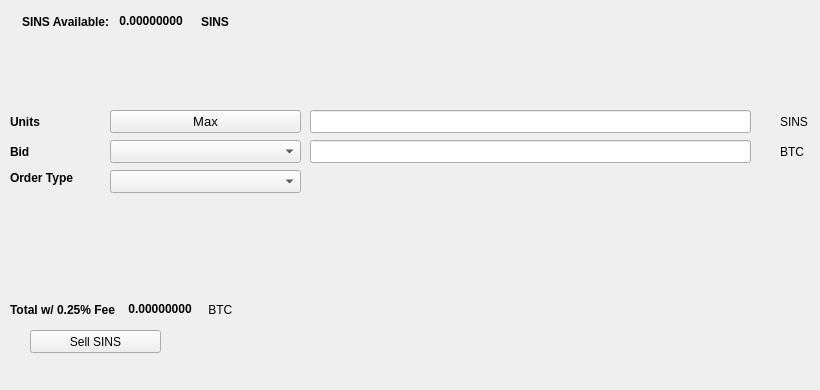
   <widget class="QWidget" name="SellTab">
    <attribute name="title">
     <string>Sell</string>
    </attribute>
    <widget class="QLabel" name="label_16">
     <property name="geometry">
      <rect>
       <x>780</x>
       <y>140</y>
       <width>31</width>
       <height>23</height>
      </rect>
     </property>
     <property name="text">
      <string>BTC</string>
     </property>
    </widget>
    <widget class="QComboBox" name="SellBidcomboBox">
     <property name="geometry">
      <rect>
       <x>110</x>
       <y>140</y>
       <width>191</width>
       <height>23</height>
      </rect>
     </property>
     <property name="font">
      <font>
       <pointsize>10</pointsize>
      </font>
     </property>
    </widget>
    <widget class="QLabel" name="label_18">
     <property name="geometry">
      <rect>
       <x>10</x>
       <y>110</y>
       <width>46</width>
       <height>23</height>
      </rect>
     </property>
     <property name="font">
      <font>
       <weight>75</weight>
       <bold>true</bold>
      </font>
     </property>
     <property name="text">
      <string>Units</string>
     </property>
    </widget>
    <widget class="QPushButton" name="Sell_Max_Amount">
     <property name="geometry">
      <rect>
       <x>110</x>
       <y>110</y>
       <width>191</width>
       <height>23</height>
      </rect>
     </property>
     <property name="font">
      <font>
       <pointsize>10</pointsize>
      </font>
     </property>
     <property name="text">
      <string>Max</string>
     </property>
    </widget>
    <widget class="QLabel" name="label_20">
     <property name="geometry">
      <rect>
       <x>10</x>
       <y>170</y>
       <width>91</width>
       <height>16</height>
      </rect>
     </property>
     <property name="font">
      <font>
       <weight>75</weight>
       <bold>true</bold>
      </font>
     </property>
     <property name="text">
      <string>Order Type</string>
     </property>
    </widget>
    <widget class="QComboBox" name="SellOrdertypeCombo">
     <property name="geometry">
      <rect>
       <x>110</x>
       <y>170</y>
       <width>191</width>
       <height>23</height>
      </rect>
     </property>
     <property name="font">
      <font>
       <pointsize>10</pointsize>
      </font>
     </property>
    </widget>
    <widget class="QLabel" name="label_21">
     <property name="geometry">
      <rect>
       <x>10</x>
       <y>140</y>
       <width>46</width>
       <height>23</height>
      </rect>
     </property>
     <property name="font">
      <font>
       <weight>75</weight>
       <bold>true</bold>
      </font>
     </property>
     <property name="text">
      <string>Bid</string>
     </property>
    </widget>
    <widget class="QLabel" name="label_22">
     <property name="geometry">
      <rect>
       <x>780</x>
       <y>110</y>
       <width>31</width>
       <height>23</height>
      </rect>
     </property>
     <property name="text">
      <string>SINS</string>
     </property>
    </widget>
    <widget class="QLineEdit" name="UnitsInputSINS">
     <property name="geometry">
      <rect>
       <x>310</x>
       <y>110</y>
       <width>441</width>
       <height>23</height>
      </rect>
     </property>
     <property name="font">
      <font>
       <pointsize>9</pointsize>
       <weight>75</weight>
       <bold>true</bold>
      </font>
     </property>
    </widget>
    <widget class="QLineEdit" name="SellBidPriceEdit">
     <property name="geometry">
      <rect>
       <x>310</x>
       <y>140</y>
       <width>441</width>
       <height>23</height>
      </rect>
     </property>
     <property name="font">
      <font>
       <pointsize>9</pointsize>
       <weight>75</weight>
       <bold>true</bold>
      </font>
     </property>
    </widget>
    <widget class="QPushButton" name="SellSINSBTN">
     <property name="geometry">
      <rect>
       <x>30</x>
       <y>330</y>
       <width>131</width>
       <height>23</height>
      </rect>
     </property>
     <property name="text">
      <string>Sell SINS</string>
     </property>
     <property name="icon">
      <iconset resource="../safeinsure">
       <normaloff>:/icons/bitcoin</normaloff>:/icons/bitcoin</iconset>
     </property>
    </widget>
    <widget class="QWidget" name="layoutWidget3">
     <property name="geometry">
      <rect>
       <x>22</x>
       <y>12</y>
       <width>258</width>
       <height>19</height>
      </rect>
     </property>
     <layout class="QHBoxLayout" name="horizontalLayout">
      <item>
       <widget class="QLabel" name="label232_2">
        <property name="font">
         <font>
          <weight>75</weight>
          <bold>true</bold>
         </font>
        </property>
        <property name="text">
         <string>SINS Available:</string>
        </property>
       </widget>
      </item>
      <item>
       <widget class="QLabel" name="SINSAvailableLabel">
        <property name="palette">
         <palette>
          <active>
           <colorrole role="WindowText">
            <brush brushstyle="SolidPattern">
             <color alpha="255">
              <red>0</red>
              <green>0</green>
              <blue>0</blue>
             </color>
            </brush>
           </colorrole>
           <colorrole role="Button">
            <brush brushstyle="SolidPattern">
             <color alpha="255">
              <red>0</red>
              <green>170</green>
              <blue>0</blue>
             </color>
            </brush>
           </colorrole>
           <colorrole role="Light">
            <brush brushstyle="SolidPattern">
             <color alpha="255">
              <red>0</red>
              <green>255</green>
              <blue>0</blue>
             </color>
            </brush>
           </colorrole>
           <colorrole role="Midlight">
            <brush brushstyle="SolidPattern">
             <color alpha="255">
              <red>0</red>
              <green>212</green>
              <blue>0</blue>
             </color>
            </brush>
           </colorrole>
           <colorrole role="Dark">
            <brush brushstyle="SolidPattern">
             <color alpha="255">
              <red>0</red>
              <green>85</green>
              <blue>0</blue>
             </color>
            </brush>
           </colorrole>
           <colorrole role="Mid">
            <brush brushstyle="SolidPattern">
             <color alpha="255">
              <red>0</red>
              <green>113</green>
              <blue>0</blue>
             </color>
            </brush>
           </colorrole>
           <colorrole role="Text">
            <brush brushstyle="SolidPattern">
             <color alpha="255">
              <red>0</red>
              <green>170</green>
              <blue>0</blue>
             </color>
            </brush>
           </colorrole>
           <colorrole role="BrightText">
            <brush brushstyle="SolidPattern">
             <color alpha="255">
              <red>255</red>
              <green>255</green>
              <blue>255</blue>
             </color>
            </brush>
           </colorrole>
           <colorrole role="ButtonText">
            <brush brushstyle="SolidPattern">
             <color alpha="255">
              <red>0</red>
              <green>0</green>
              <blue>0</blue>
             </color>
            </brush>
           </colorrole>
           <colorrole role="Base">
            <brush brushstyle="SolidPattern">
             <color alpha="255">
              <red>255</red>
              <green>255</green>
              <blue>255</blue>
             </color>
            </brush>
           </colorrole>
           <colorrole role="Window">
            <brush brushstyle="SolidPattern">
             <color alpha="255">
              <red>0</red>
              <green>170</green>
              <blue>0</blue>
             </color>
            </brush>
           </colorrole>
           <colorrole role="Shadow">
            <brush brushstyle="SolidPattern">
             <color alpha="255">
              <red>0</red>
              <green>0</green>
              <blue>0</blue>
             </color>
            </brush>
           </colorrole>
           <colorrole role="AlternateBase">
            <brush brushstyle="SolidPattern">
             <color alpha="255">
              <red>127</red>
              <green>212</green>
              <blue>127</blue>
             </color>
            </brush>
           </colorrole>
           <colorrole role="ToolTipBase">
            <brush brushstyle="SolidPattern">
             <color alpha="255">
              <red>255</red>
              <green>255</green>
              <blue>220</blue>
             </color>
            </brush>
           </colorrole>
           <colorrole role="ToolTipText">
            <brush brushstyle="SolidPattern">
             <color alpha="255">
              <red>0</red>
              <green>0</green>
              <blue>0</blue>
             </color>
            </brush>
           </colorrole>
          </active>
          <inactive>
           <colorrole role="WindowText">
            <brush brushstyle="SolidPattern">
             <color alpha="255">
              <red>0</red>
              <green>0</green>
              <blue>0</blue>
             </color>
            </brush>
           </colorrole>
           <colorrole role="Button">
            <brush brushstyle="SolidPattern">
             <color alpha="255">
              <red>0</red>
              <green>170</green>
              <blue>0</blue>
             </color>
            </brush>
           </colorrole>
           <colorrole role="Light">
            <brush brushstyle="SolidPattern">
             <color alpha="255">
              <red>0</red>
              <green>255</green>
              <blue>0</blue>
             </color>
            </brush>
           </colorrole>
           <colorrole role="Midlight">
            <brush brushstyle="SolidPattern">
             <color alpha="255">
              <red>0</red>
              <green>212</green>
              <blue>0</blue>
             </color>
            </brush>
           </colorrole>
           <colorrole role="Dark">
            <brush brushstyle="SolidPattern">
             <color alpha="255">
              <red>0</red>
              <green>85</green>
              <blue>0</blue>
             </color>
            </brush>
           </colorrole>
           <colorrole role="Mid">
            <brush brushstyle="SolidPattern">
             <color alpha="255">
              <red>0</red>
              <green>113</green>
              <blue>0</blue>
             </color>
            </brush>
           </colorrole>
           <colorrole role="Text">
            <brush brushstyle="SolidPattern">
             <color alpha="255">
              <red>0</red>
              <green>170</green>
              <blue>0</blue>
             </color>
            </brush>
           </colorrole>
           <colorrole role="BrightText">
            <brush brushstyle="SolidPattern">
             <color alpha="255">
              <red>255</red>
              <green>255</green>
              <blue>255</blue>
             </color>
            </brush>
           </colorrole>
           <colorrole role="ButtonText">
            <brush brushstyle="SolidPattern">
             <color alpha="255">
              <red>0</red>
              <green>0</green>
              <blue>0</blue>
             </color>
            </brush>
           </colorrole>
           <colorrole role="Base">
            <brush brushstyle="SolidPattern">
             <color alpha="255">
              <red>255</red>
              <green>255</green>
              <blue>255</blue>
             </color>
            </brush>
           </colorrole>
           <colorrole role="Window">
            <brush brushstyle="SolidPattern">
             <color alpha="255">
              <red>0</red>
              <green>170</green>
              <blue>0</blue>
             </color>
            </brush>
           </colorrole>
           <colorrole role="Shadow">
            <brush brushstyle="SolidPattern">
             <color alpha="255">
              <red>0</red>
              <green>0</green>
              <blue>0</blue>
             </color>
            </brush>
           </colorrole>
           <colorrole role="AlternateBase">
            <brush brushstyle="SolidPattern">
             <color alpha="255">
              <red>127</red>
              <green>212</green>
              <blue>127</blue>
             </color>
            </brush>
           </colorrole>
           <colorrole role="ToolTipBase">
            <brush brushstyle="SolidPattern">
             <color alpha="255">
              <red>255</red>
              <green>255</green>
              <blue>220</blue>
             </color>
            </brush>
           </colorrole>
           <colorrole role="ToolTipText">
            <brush brushstyle="SolidPattern">
             <color alpha="255">
              <red>0</red>
              <green>0</green>
              <blue>0</blue>
             </color>
            </brush>
           </colorrole>
          </inactive>
          <disabled>
           <colorrole role="WindowText">
            <brush brushstyle="SolidPattern">
             <color alpha="255">
              <red>0</red>
              <green>85</green>
              <blue>0</blue>
             </color>
            </brush>
           </colorrole>
           <colorrole role="Button">
            <brush brushstyle="SolidPattern">
             <color alpha="255">
              <red>0</red>
              <green>170</green>
              <blue>0</blue>
             </color>
            </brush>
           </colorrole>
           <colorrole role="Light">
            <brush brushstyle="SolidPattern">
             <color alpha="255">
              <red>0</red>
              <green>255</green>
              <blue>0</blue>
             </color>
            </brush>
           </colorrole>
           <colorrole role="Midlight">
            <brush brushstyle="SolidPattern">
             <color alpha="255">
              <red>0</red>
              <green>212</green>
              <blue>0</blue>
             </color>
            </brush>
           </colorrole>
           <colorrole role="Dark">
            <brush brushstyle="SolidPattern">
             <color alpha="255">
              <red>0</red>
              <green>85</green>
              <blue>0</blue>
             </color>
            </brush>
           </colorrole>
           <colorrole role="Mid">
            <brush brushstyle="SolidPattern">
             <color alpha="255">
              <red>0</red>
              <green>113</green>
              <blue>0</blue>
             </color>
            </brush>
           </colorrole>
           <colorrole role="Text">
            <brush brushstyle="SolidPattern">
             <color alpha="255">
              <red>0</red>
              <green>85</green>
              <blue>0</blue>
             </color>
            </brush>
           </colorrole>
           <colorrole role="BrightText">
            <brush brushstyle="SolidPattern">
             <color alpha="255">
              <red>255</red>
              <green>255</green>
              <blue>255</blue>
             </color>
            </brush>
           </colorrole>
           <colorrole role="ButtonText">
            <brush brushstyle="SolidPattern">
             <color alpha="255">
              <red>0</red>
              <green>85</green>
              <blue>0</blue>
             </color>
            </brush>
           </colorrole>
           <colorrole role="Base">
            <brush brushstyle="SolidPattern">
             <color alpha="255">
              <red>0</red>
              <green>170</green>
              <blue>0</blue>
             </color>
            </brush>
           </colorrole>
           <colorrole role="Window">
            <brush brushstyle="SolidPattern">
             <color alpha="255">
              <red>0</red>
              <green>170</green>
              <blue>0</blue>
             </color>
            </brush>
           </colorrole>
           <colorrole role="Shadow">
            <brush brushstyle="SolidPattern">
             <color alpha="255">
              <red>0</red>
              <green>0</green>
              <blue>0</blue>
             </color>
            </brush>
           </colorrole>
           <colorrole role="AlternateBase">
            <brush brushstyle="SolidPattern">
             <color alpha="255">
              <red>0</red>
              <green>170</green>
              <blue>0</blue>
             </color>
            </brush>
           </colorrole>
           <colorrole role="ToolTipBase">
            <brush brushstyle="SolidPattern">
             <color alpha="255">
              <red>255</red>
              <green>255</green>
              <blue>220</blue>
             </color>
            </brush>
           </colorrole>
           <colorrole role="ToolTipText">
            <brush brushstyle="SolidPattern">
             <color alpha="255">
              <red>0</red>
              <green>0</green>
              <blue>0</blue>
             </color>
            </brush>
           </colorrole>
          </disabled>
         </palette>
        </property>
        <property name="font">
         <font>
          <weight>75</weight>
          <bold>true</bold>
         </font>
        </property>
        <property name="text">
         <string> 0.00000000 </string>
        </property>
        <property name="textInteractionFlags">
         <set>Qt::LinksAccessibleByMouse|Qt::TextSelectableByKeyboard|Qt::TextSelectableByMouse</set>
        </property>
       </widget>
      </item>
      <item>
       <widget class="QLabel" name="labelSINS">
        <property name="font">
         <font>
          <weight>75</weight>
          <bold>true</bold>
         </font>
        </property>
        <property name="text">
         <string>SINS</string>
        </property>
       </widget>
      </item>
     </layout>
    </widget>
    <widget class="QWidget" name="layoutWidget">
     <property name="geometry">
      <rect>
       <x>10</x>
       <y>300</y>
       <width>268</width>
       <height>19</height>
      </rect>
     </property>
     <layout class="QHBoxLayout" name="horizontalLayout_2">
      <item>
       <widget class="QLabel" name="label_19">
        <property name="font">
         <font>
          <weight>75</weight>
          <bold>true</bold>
         </font>
        </property>
        <property name="text">
         <string>Total w/ 0.25% Fee </string>
        </property>
       </widget>
      </item>
      <item>
       <widget class="QLabel" name="SellCostLabel">
        <property name="palette">
         <palette>
          <active>
           <colorrole role="WindowText">
            <brush brushstyle="SolidPattern">
             <color alpha="255">
              <red>0</red>
              <green>0</green>
              <blue>0</blue>
             </color>
            </brush>
           </colorrole>
           <colorrole role="Button">
            <brush brushstyle="SolidPattern">
             <color alpha="255">
              <red>0</red>
              <green>170</green>
              <blue>0</blue>
             </color>
            </brush>
           </colorrole>
           <colorrole role="Light">
            <brush brushstyle="SolidPattern">
             <color alpha="255">
              <red>0</red>
              <green>255</green>
              <blue>0</blue>
             </color>
            </brush>
           </colorrole>
           <colorrole role="Midlight">
            <brush brushstyle="SolidPattern">
             <color alpha="255">
              <red>0</red>
              <green>212</green>
              <blue>0</blue>
             </color>
            </brush>
           </colorrole>
           <colorrole role="Dark">
            <brush brushstyle="SolidPattern">
             <color alpha="255">
              <red>0</red>
              <green>85</green>
              <blue>0</blue>
             </color>
            </brush>
           </colorrole>
           <colorrole role="Mid">
            <brush brushstyle="SolidPattern">
             <color alpha="255">
              <red>0</red>
              <green>113</green>
              <blue>0</blue>
             </color>
            </brush>
           </colorrole>
           <colorrole role="Text">
            <brush brushstyle="SolidPattern">
             <color alpha="255">
              <red>0</red>
              <green>170</green>
              <blue>0</blue>
             </color>
            </brush>
           </colorrole>
           <colorrole role="BrightText">
            <brush brushstyle="SolidPattern">
             <color alpha="255">
              <red>255</red>
              <green>255</green>
              <blue>255</blue>
             </color>
            </brush>
           </colorrole>
           <colorrole role="ButtonText">
            <brush brushstyle="SolidPattern">
             <color alpha="255">
              <red>0</red>
              <green>0</green>
              <blue>0</blue>
             </color>
            </brush>
           </colorrole>
           <colorrole role="Base">
            <brush brushstyle="SolidPattern">
             <color alpha="255">
              <red>255</red>
              <green>255</green>
              <blue>255</blue>
             </color>
            </brush>
           </colorrole>
           <colorrole role="Window">
            <brush brushstyle="SolidPattern">
             <color alpha="255">
              <red>0</red>
              <green>170</green>
              <blue>0</blue>
             </color>
            </brush>
           </colorrole>
           <colorrole role="Shadow">
            <brush brushstyle="SolidPattern">
             <color alpha="255">
              <red>0</red>
              <green>0</green>
              <blue>0</blue>
             </color>
            </brush>
           </colorrole>
           <colorrole role="AlternateBase">
            <brush brushstyle="SolidPattern">
             <color alpha="255">
              <red>127</red>
              <green>212</green>
              <blue>127</blue>
             </color>
            </brush>
           </colorrole>
           <colorrole role="ToolTipBase">
            <brush brushstyle="SolidPattern">
             <color alpha="255">
              <red>255</red>
              <green>255</green>
              <blue>220</blue>
             </color>
            </brush>
           </colorrole>
           <colorrole role="ToolTipText">
            <brush brushstyle="SolidPattern">
             <color alpha="255">
              <red>0</red>
              <green>0</green>
              <blue>0</blue>
             </color>
            </brush>
           </colorrole>
          </active>
          <inactive>
           <colorrole role="WindowText">
            <brush brushstyle="SolidPattern">
             <color alpha="255">
              <red>0</red>
              <green>0</green>
              <blue>0</blue>
             </color>
            </brush>
           </colorrole>
           <colorrole role="Button">
            <brush brushstyle="SolidPattern">
             <color alpha="255">
              <red>0</red>
              <green>170</green>
              <blue>0</blue>
             </color>
            </brush>
           </colorrole>
           <colorrole role="Light">
            <brush brushstyle="SolidPattern">
             <color alpha="255">
              <red>0</red>
              <green>255</green>
              <blue>0</blue>
             </color>
            </brush>
           </colorrole>
           <colorrole role="Midlight">
            <brush brushstyle="SolidPattern">
             <color alpha="255">
              <red>0</red>
              <green>212</green>
              <blue>0</blue>
             </color>
            </brush>
           </colorrole>
           <colorrole role="Dark">
            <brush brushstyle="SolidPattern">
             <color alpha="255">
              <red>0</red>
              <green>85</green>
              <blue>0</blue>
             </color>
            </brush>
           </colorrole>
           <colorrole role="Mid">
            <brush brushstyle="SolidPattern">
             <color alpha="255">
              <red>0</red>
              <green>113</green>
              <blue>0</blue>
             </color>
            </brush>
           </colorrole>
           <colorrole role="Text">
            <brush brushstyle="SolidPattern">
             <color alpha="255">
              <red>0</red>
              <green>170</green>
              <blue>0</blue>
             </color>
            </brush>
           </colorrole>
           <colorrole role="BrightText">
            <brush brushstyle="SolidPattern">
             <color alpha="255">
              <red>255</red>
              <green>255</green>
              <blue>255</blue>
             </color>
            </brush>
           </colorrole>
           <colorrole role="ButtonText">
            <brush brushstyle="SolidPattern">
             <color alpha="255">
              <red>0</red>
              <green>0</green>
              <blue>0</blue>
             </color>
            </brush>
           </colorrole>
           <colorrole role="Base">
            <brush brushstyle="SolidPattern">
             <color alpha="255">
              <red>255</red>
              <green>255</green>
              <blue>255</blue>
             </color>
            </brush>
           </colorrole>
           <colorrole role="Window">
            <brush brushstyle="SolidPattern">
             <color alpha="255">
              <red>0</red>
              <green>170</green>
              <blue>0</blue>
             </color>
            </brush>
           </colorrole>
           <colorrole role="Shadow">
            <brush brushstyle="SolidPattern">
             <color alpha="255">
              <red>0</red>
              <green>0</green>
              <blue>0</blue>
             </color>
            </brush>
           </colorrole>
           <colorrole role="AlternateBase">
            <brush brushstyle="SolidPattern">
             <color alpha="255">
              <red>127</red>
              <green>212</green>
              <blue>127</blue>
             </color>
            </brush>
           </colorrole>
           <colorrole role="ToolTipBase">
            <brush brushstyle="SolidPattern">
             <color alpha="255">
              <red>255</red>
              <green>255</green>
              <blue>220</blue>
             </color>
            </brush>
           </colorrole>
           <colorrole role="ToolTipText">
            <brush brushstyle="SolidPattern">
             <color alpha="255">
              <red>0</red>
              <green>0</green>
              <blue>0</blue>
             </color>
            </brush>
           </colorrole>
          </inactive>
          <disabled>
           <colorrole role="WindowText">
            <brush brushstyle="SolidPattern">
             <color alpha="255">
              <red>0</red>
              <green>85</green>
              <blue>0</blue>
             </color>
            </brush>
           </colorrole>
           <colorrole role="Button">
            <brush brushstyle="SolidPattern">
             <color alpha="255">
              <red>0</red>
              <green>170</green>
              <blue>0</blue>
             </color>
            </brush>
           </colorrole>
           <colorrole role="Light">
            <brush brushstyle="SolidPattern">
             <color alpha="255">
              <red>0</red>
              <green>255</green>
              <blue>0</blue>
             </color>
            </brush>
           </colorrole>
           <colorrole role="Midlight">
            <brush brushstyle="SolidPattern">
             <color alpha="255">
              <red>0</red>
              <green>212</green>
              <blue>0</blue>
             </color>
            </brush>
           </colorrole>
           <colorrole role="Dark">
            <brush brushstyle="SolidPattern">
             <color alpha="255">
              <red>0</red>
              <green>85</green>
              <blue>0</blue>
             </color>
            </brush>
           </colorrole>
           <colorrole role="Mid">
            <brush brushstyle="SolidPattern">
             <color alpha="255">
              <red>0</red>
              <green>113</green>
              <blue>0</blue>
             </color>
            </brush>
           </colorrole>
           <colorrole role="Text">
            <brush brushstyle="SolidPattern">
             <color alpha="255">
              <red>0</red>
              <green>85</green>
              <blue>0</blue>
             </color>
            </brush>
           </colorrole>
           <colorrole role="BrightText">
            <brush brushstyle="SolidPattern">
             <color alpha="255">
              <red>255</red>
              <green>255</green>
              <blue>255</blue>
             </color>
            </brush>
           </colorrole>
           <colorrole role="ButtonText">
            <brush brushstyle="SolidPattern">
             <color alpha="255">
              <red>0</red>
              <green>85</green>
              <blue>0</blue>
             </color>
            </brush>
           </colorrole>
           <colorrole role="Base">
            <brush brushstyle="SolidPattern">
             <color alpha="255">
              <red>0</red>
              <green>170</green>
              <blue>0</blue>
             </color>
            </brush>
           </colorrole>
           <colorrole role="Window">
            <brush brushstyle="SolidPattern">
             <color alpha="255">
              <red>0</red>
              <green>170</green>
              <blue>0</blue>
             </color>
            </brush>
           </colorrole>
           <colorrole role="Shadow">
            <brush brushstyle="SolidPattern">
             <color alpha="255">
              <red>0</red>
              <green>0</green>
              <blue>0</blue>
             </color>
            </brush>
           </colorrole>
           <colorrole role="AlternateBase">
            <brush brushstyle="SolidPattern">
             <color alpha="255">
              <red>0</red>
              <green>170</green>
              <blue>0</blue>
             </color>
            </brush>
           </colorrole>
           <colorrole role="ToolTipBase">
            <brush brushstyle="SolidPattern">
             <color alpha="255">
              <red>255</red>
              <green>255</green>
              <blue>220</blue>
             </color>
            </brush>
           </colorrole>
           <colorrole role="ToolTipText">
            <brush brushstyle="SolidPattern">
             <color alpha="255">
              <red>0</red>
              <green>0</green>
              <blue>0</blue>
             </color>
            </brush>
           </colorrole>
          </disabled>
         </palette>
        </property>
        <property name="font">
         <font>
          <weight>75</weight>
          <bold>true</bold>
         </font>
        </property>
        <property name="autoFillBackground">
         <bool>false</bool>
        </property>
        <property name="text">
         <string> 0.00000000</string>
        </property>
        <property name="textInteractionFlags">
         <set>Qt::LinksAccessibleByMouse|Qt::TextSelectableByMouse</set>
        </property>
       </widget>
      </item>
      <item>
       <widget class="QLabel" name="label_17">
        <property name="font">
         <font>
          <weight>50</weight>
          <bold>false</bold>
         </font>
        </property>
        <property name="text">
         <string> BTC</string>
        </property>
       </widget>
      </item>
     </layout>
    </widget>
    <widget class="QLabel" name="label_23">
     <property name="geometry">
      <rect>
       <x>460</x>
       <y>300</y>
       <width>281</width>
       <height>81</height>
      </rect>
     </property>
     <property name="text">
      <string/>
     </property>
     <property name="pixmap">
      <pixmap>:/images/bittrex</pixmap>
     </property>
    </widget>
   </widget>
